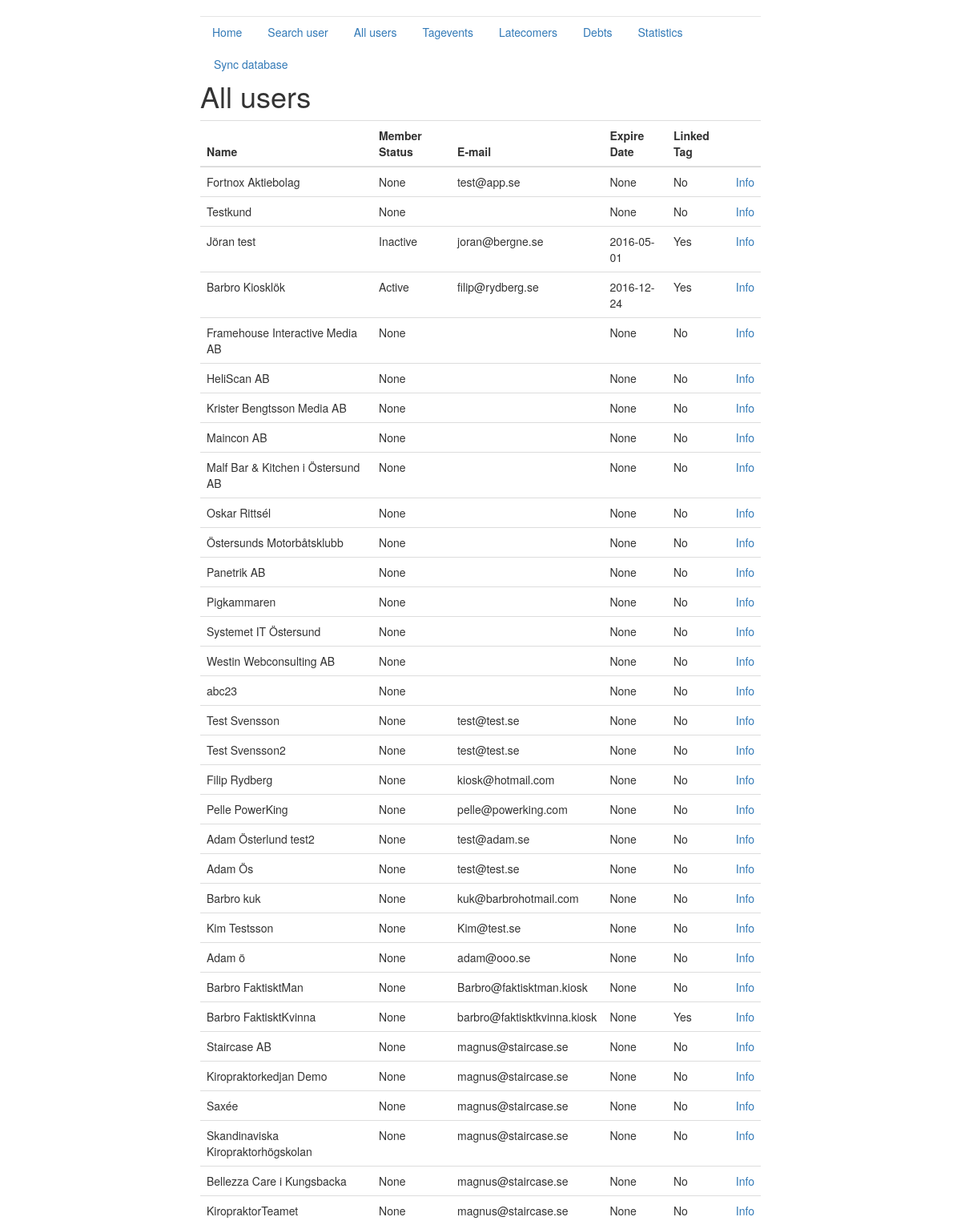
The app's page /all_users (upper part), older data.
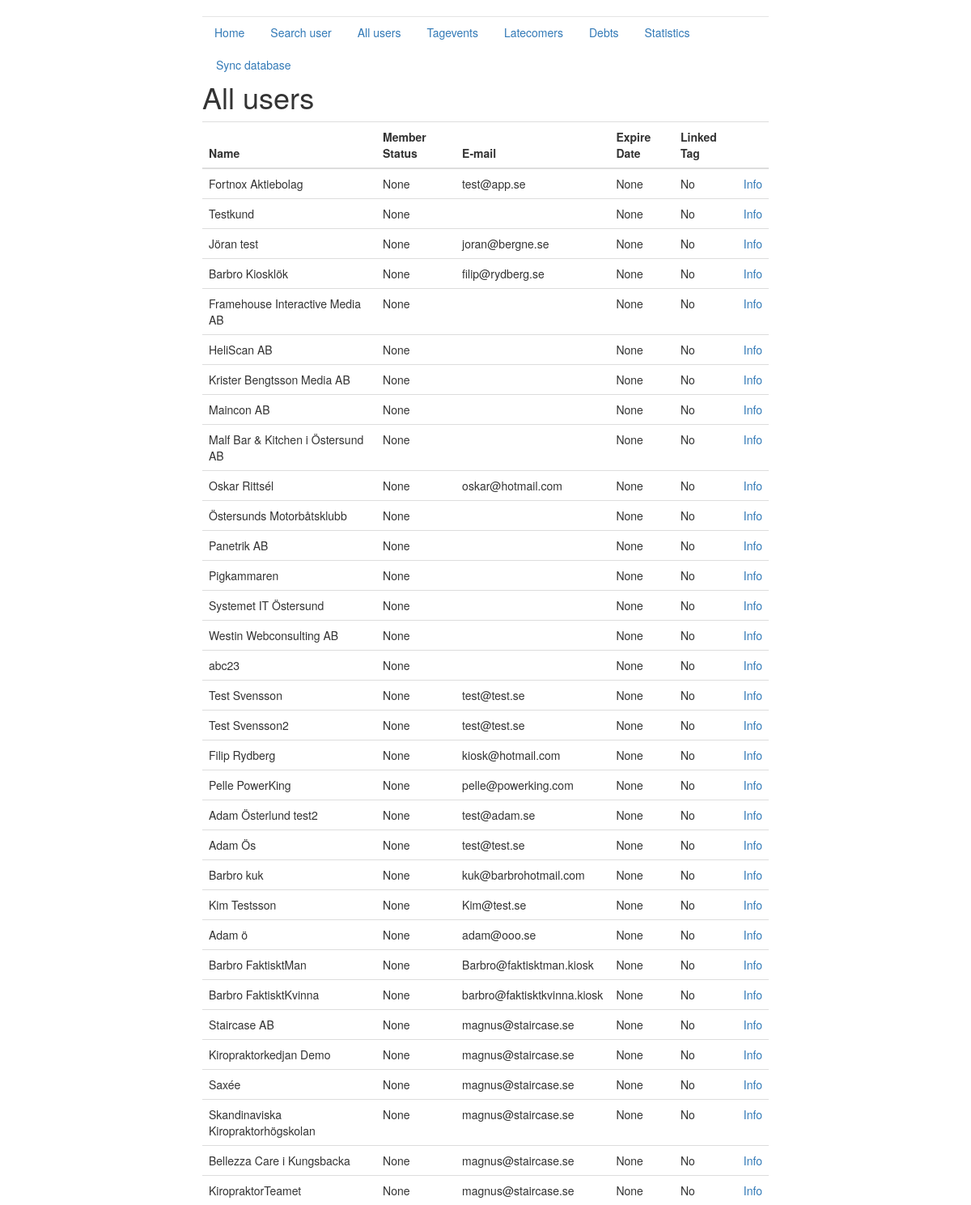
The same page, newer data.
### crosstag_server.py (models this page shows, shortened)
class User(db.Model):
    index = db.Column(db.Integer, primary_key=True)
    fortnox_id = db.Column(db.Integer)
    name = db.Column(db.String(80))
    email = db.Column(db.String(120))
    phone = db.Column(db.String(20))
    address = db.Column(db.String(50))
    address2 = db.Column(db.String(50))
    city = db.Column(db.String(120))
    zip_code = db.Column(db.Integer)
    tag_id = db.Column(db.String(20))
    gender = db.Column(db.String(10))
    ssn = db.Column(db.String(13))
    expiry_date = db.Column(db.Date)
    create_date = db.Column(db.Date)
    status = db.Column(db.String(50))
    def dict(self):
        return {'index': self.index, 'name': self.name,
                'email': self.email, 'tag_id': self.tag_id,
                'phone': self.phone, 'address': self.address,
                'address2': self.address2, 'city': self.city,
                'zip_code': self.zip_code, 'fortnox_id': self.fortnox_id,
                'expiry_date': str(self.expiry_date),
                'create_date': str(self.create_date),
                'ssn': self.ssn,
                'gender': self.gender,
                'status': self.status
                }

### crosstag_server.py (the view)
@app.route('/all_users', methods=['GET'])
def all_users():
    ret = []
    users = User.query.all()
    for hit in users:
        if hit.tag_id is None or hit.tag_id is "None" or hit.tag_id is "":
            hit.tag_id = "No"
        else:
            hit.tag_id = "Yes"
        js = hit.dict()
        ret.append(js)
    return render_template('all_users.html',
                           title='All Users',
                           hits=ret)

### templates/all_users.html (shortened to what this page needs)
{% extends "base.html" %}
{% block content %}
<h1>All users</h1>
{% if hits %}
	<table class="table table-hover">
	<tbody>
		<thead>
			<tr>
				<th>Name</th> <th>Member Status</th>  <th>E-mail</th> <th>Expire Date</th> <th>Linked Tag</th> <th></th>
			</tr>
		</thead>
				{% for hit in hits %}
				<tr>
					<td>{{hit.name}}</td> <td>{{hit.status}}</td> <td>{{hit.email}}</td> <td>{{hit.expiry_date}}</td>  <td>{{hit.tag_id}}</td> <td><a href='/user_page/{{hit.index}}'>Info</a> </td>
				</tr>
				{% endfor %}
	</tbody>
	</table>
{% endif %}
{% endblock %}

Row changes from the older to the newer data that the page shows:
changed User "Jöran test": status "Inactive" → "None"; expiry_date "2016-05-01" → "None"; tag_id "Yes" → "No"
changed User "Barbro Kiosklök": status "Active" → "None"; expiry_date "2016-12-24" → "None"; tag_id "Yes" → "No"
changed User "Oskar Rittsél": email (not shown) → "oskar@hotmail.com"
changed User "Barbro FaktisktKvinna": tag_id "Yes" → "No"
